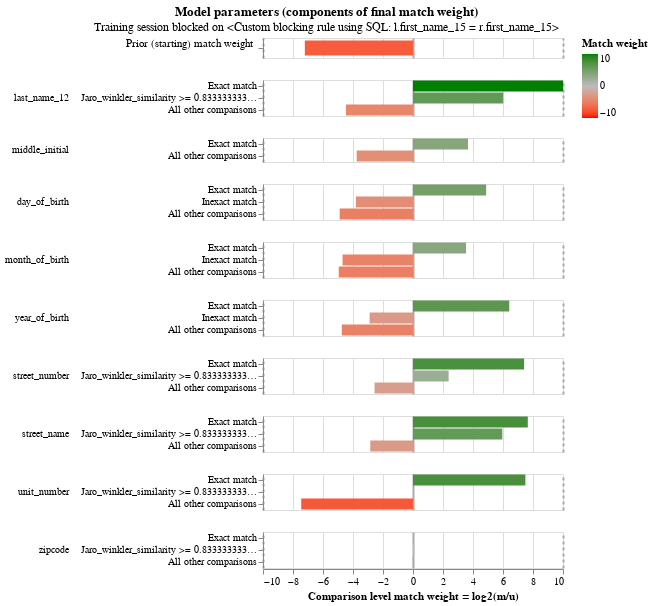

The notebook cell saved with this chart:
### Code cell
em_session_1.match_weights_interactive_history_chart()

### Figure 1 — Vega-Lite specification as saved in the notebook (floating-point values rounded to 4 significant figures; data arrays with more than 128 entries replaced by an {"elided": "..."} marker saying what was removed)
{"config": {"view": {"continuousWidth": 300, "continuousHeight": 300, "discreteHeight": 60, "discreteWidth": 400}, "header": {"title": null}, "mark": {"tooltip": null}, "title": {"anchor": "middle"}}, "vconcat": [{"mark": {"type": "bar", "clip": true, "height": 15}, "encoding": {"color": {"field": "log2_bayes_factor", "scale": {"domain": [-10, 0, 10], "interpolate": "lab", "range": ["red", "#bbbbbb", "green"]}, "title": "Match weight", "type": "quantitative"}, "tooltip": [{"field": "comparison_name", "title": "Comparison name", "type": "nominal"}, {"field": "probability_two_random_records_match", "format": ".4f", "title": "Probability two random records match", "type": "nominal"}, {"field": "log2_bayes_factor", "format": ",.4f", "title": "Equivalent match weight", "type": "quantitative"}, {"field": "bayes_factor_description", "title": "Match weight description", "type": "nominal"}], "x": {"axis": {"domain": false, "gridColor": {"condition": {"test": "abs(datum.value / 10)  <= 1 & datum.value % 10 === 0", "value": "#aaa"}, "value": "#ddd"}, "gridDash": {"condition": {"test": "abs(datum.value / 10) == 1", "value": [3]}, "value": null}, "gridWidth": {"condition": {"test": "abs(datum.value / 10)  <= 1 & datum.value % 10 === 0", "value": 2}, "value": 1}, "labels": false, "ticks": false, "title": ""}, "field": "log2_bayes_factor", "scale": {"domain": [-10, 10]}, "type": "quantitative"}, "y": {"axis": {"title": "Prior (starting) match weight", "titleAlign": "right", "titleAngle": 0, "titleFontWeight": "normal"}, "field": "label_for_charts", "sort": {"field": "comparison_vector_value", "order": "descending"}, "type": "nominal"}}, "height": 20, "transform": [{"filter": "(datum.comparison_name == 'probability_two_random_records_match')"}]}, {"mark": {"type": "bar", "clip": true}, "encoding": {"color": {"field": "log2_bayes_factor", "scale": {"domain": [-10, 0, 10], "interpolate": "lab", "range": ["red", "#bbbbbb", "green"]}, "title": "Match weight", "type": "quantitative"}, "row": {"field": "comparison_name", "header": {"labelAlign": "left", "labelAnchor": "middle", "labelAngle": 0}, "sort": {"field": "comparison_sort_order"}, "type": "nominal"}, "tooltip": [{"field": "comparison_name", "title": "Comparison name", "type": "nominal"}, {"field": "label_for_charts", "title": "Label", "type": "ordinal"}, {"field": "sql_condition", "title": "SQL condition", "type": "nominal"}, {"field": "m_probability", "format": ".4f", "title": "M probability", "type": "quantitative"}, {"field": "u_probability", "format": ".4f", "title": "U probability", "type": "quantitative"}, {"field": "bayes_factor", "format": ",.4f", "title": "Bayes factor = m/u", "type": "quantitative"}, {"field": "log2_bayes_factor", "format": ",.4f", "title": "Match weight = log2(m/u)", "type": "quantitative"}, {"field": "bayes_factor_description", "title": "Match weight description", "type": "nominal"}], "x": {"axis": {"gridColor": {"condition": {"test": "abs(datum.value / 10)  <= 1 & datum.value % 10 === 0", "value": "#aaa"}, "value": "#ddd"}, "gridDash": {"condition": {"test": "abs(datum.value / 10) == 1", "value": [3]}, "value": null}, "gridWidth": {"condition": {"test": "abs(datum.value / 10)  <= 1 & datum.value % 10 === 0", "value": 2}, "value": 1}, "title": "Comparison level match weight = log2(m/u)"}, "field": "log2_bayes_factor", "scale": {"domain": [-10, 10]}, "type": "quantitative"}, "y": {"axis": {"title": null}, "field": "label_for_charts", "sort": {"field": "comparison_vector_value", "order": "descending"}, "type": "nominal"}}, "height": {"step": 12}, "resolve": {"axis": {"y": "independent"}, "scale": {"y": "independent"}}, "transform": [{"filter": "(datum.comparison_name != 'probability_two_random_records_match')"}]}], "data": {"name": "data-4934927f9503e40c897e91fb8e564aa8"}, "params": [{"name": "iteration_number", "bind": {"input": "range", "max": 5, "min": 0, "step": 1}, "value": 5}, {"name": "mouse_zoom", "select": {"type": "interval", "encodings": ["x"]}, "bind": "scales", "views": []}], "resolve": {"axis": {"y": "independent"}, "scale": {"y": "independent"}}, "title": {"text": "Model parameters (components of final match weight)", "subtitle": "Training session blocked on <Custom blocking rule using SQL: l.first_name_15 = r.first_name_15>"}, "transform": [{"filter": "(datum.iteration == iteration_number)"}], "$schema": "https://vega.github.io/schema/vega-lite/v5.9.3.json", "datasets": {"data-4934927f9503e40c897e91fb8e564aa8": {"elided": "162 records"}}}
